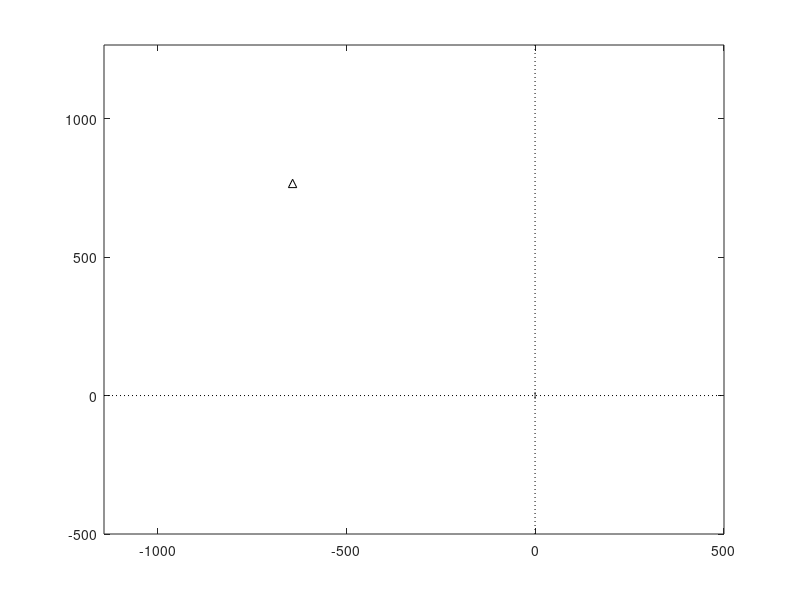

The MATLAB script that drew this image: (Note: this script raises an error after producing the figure.)
% =======================================================================
% project722    (includes scenario editor)
% =======================================================================
% Initialize ============================================================
clear
close all
clc
warning off 
% basic inputs ==========================================================

fc=2000;         % MHz  Carrier frequency
F=16;            % sampling rate: fraction of wave length
V=10;            %  m/s MS1 speed 
NFFT=1024;       % Number of points in FFT
Nsamples=200;    % Number of samples 
avPower=-20;     % sigma^2  Raverage power

% geometry inputs ========================================================

dBS=1000;     
angleBS=130;
BSx=dBS*cosd(angleBS) % location of transmitter (BS) x-coordinate
BSy=dBS*sind(angleBS)  % location of transmitter (BS) y-coordinate

% locations of point scatterers =========================================

fig=figure;
plot(BSx,BSy,'k^'), hold on

% indirect parameters ===================================================

lambdac=300/fc;    % m wavelength
Dx=lambdac/F;      % m sampling spacing 
ts=Dx/V;           % s time sampling interval
fs=1/ts;           % Hz sampling frequency
kc=2*pi/lambdac;   % propagation constant
fm=V/lambdac       % max Doppler shift
cc=3e8;            % speed of light
timeaxis=ts.*[0:Nsamples-1];

% ========================================================================
MS0=-V*timeaxis(end)/2;   % initial location of receiver (MS) x-coordinate

MSx=MS0+V.*timeaxis;    % MS route along x-axis
MSy=zeros(Nsamples,1)';  % MS route along x-axis (y=0)
plot(MSx,MSy,'k','LineWidth',5)

MINx=min(min(BSx,MSx))-500;
MAXx=max(max(BSx,MSx))+500;
MINy=min(min(BSy,MSy))-500;
MAXy=max(max(BSy,MSy))+500;
axis([MINx MAXx MINy MAXy])
plot([0 0],[MINy MAXy], 'k:')
plot([MINx MAXx],[0 0], 'k:')

%=========================================================================
% SCENARIO EDITOR 
% ========================================================================
% placing point-scatterers in propagation scenario.

[SCx,SCy] = getpts(fig);
NSC=length(SCx);
plot(SCx,SCy,'k+');

% =======================================================================
% calculate distance matrix 
% =======================================================================

distBSSC=sqrt((BSx-SCx).^2+(BSy-SCy).^2);

distBSSCext=repmat(distBSSC,1,Nsamples);

distSCMS=zeros(NSC,Nsamples);
for ii=1:Nsamples
    distSCMS(:,ii)=sqrt((SCx-MSx(ii)).^2+SCy.^2);
end

distBSSCMS=distBSSCext+distSCMS;

% ======================================================================

distBSMS1aux=sqrt((BSx-MSx).^2+(BSy-MSy).^2);   
distBSMS1=min(min(distBSMS1aux));               % Ref distance is min BSMS dist 

% level of scattered contributions

a=(distBSMS1./distBSSC(:)).*(1./distSCMS(:,1));
DeltaPower=avPower-10*log10(sum(a.^2));
deltaa=10.^(DeltaPower/20);             % to achieve reference power
a=deltaa*a;

% =====================================================================
% Define time-varying complex magnitudes of point scatterer contributions 
% amplitudes remain constant while phases change

aa=zeros(Nsamples,NSC);     % create variable 

for k1=1:Nsamples           % scan route points
    for k2=1:NSC            % scan scatterers
        aa(k1,k2)=a(k2)*exp(-j*kc*distBSSCMS(k2,k1));  % time-varying phase
    end
end
 
% ======================================================================

distBSSCMS1=distBSSCMS-distBSMS1;     % set a new refernece for delays wrt to 
DelaysNormalized=distBSSCMS1/cc;      % arrival of direct ray, here assumed 
                                      % to be totally blocked 

DelaysNormalized=round(DelaysNormalized*1e9);  % convert quantify delays to 1 ns
%figure,mesh(DelaysNormalized)
auxx=size(DelaysNormalized);

auxx2=max(max(DelaysNormalized))+1;    % to include 0 ns delay
DelayProfile=zeros(auxx(2),auxx2);     % Create delay profile with step of 1 ns

for jj=1:auxx(2)           % scan route locations
    for ii=1:auxx(1)       % scan scatterers
        indexx=DelaysNormalized(ii,jj)+1;               %<--------- ????
        DelayProfile(jj,indexx)=DelayProfile(jj,indexx)+aa(jj,ii);     
                                    % put in corresponding delay bin 
                                    % complex amplitude of delta
    end
end

axisdelayprofile=[0:auxx2-1];   % axis in ns
figure, hold
for ii=1:Nsamples
 stem(axisdelayprofile,abs(DelayProfile(ii,:)))  % accumulate deltas with time and delay on same plot
%  pause
end

% ======================================================================= 
% Parameters of ideal PDP

% PDP parameters: D, S 
%========================================================================
D=sum(abs(DelayProfile(1,:)).*axisdelayprofile)/sum(abs(DelayProfile(1,:)))  
% 1st route point
S=sqrt(sum(abs(DelayProfile(1,:)).*(axisdelayprofile-D).^2)/sum(abs(DelayProfile(1,:))))
%=======================================================================
% Simulate channel sounding
%=======================================================================
% build sounding pulse

SequenceLength=511;      % length of sounding sequence
tau_sampl_spacing=1;     % in ns
tau_chip=100;            % in ns   1/Chip rate of sounding sequence
SamplesInImpulse=round(tau_chip/tau_sampl_spacing);
tau_chip_mod=SamplesInImpulse*tau_sampl_spacing;
% SlopePulse=(SequenceLength+1)/(SamplesInImpulse+1);
SlopePulse=SequenceLength/(SamplesInImpulse+1);
% SoundImpulse=[0:SamplesInImpulse]*SlopePulse-1;
SoundImpulse=[0:SamplesInImpulse]*SlopePulse;
%SoundImpulseAux=[SamplesInImpulse-1:-1:0]*SlopePulse-1;
SoundImpulseAux=[SamplesInImpulse-1:-1:0]*SlopePulse;
SoundImpulse=[SoundImpulse SoundImpulseAux];

figure, plot([0:length(SoundImpulse)-1],SoundImpulse)

% Normilize sound impulse to unit energy
ESoundImpulse=sum(SoundImpulse.^2);
SoundImpulse=SoundImpulse/sqrt(ESoundImpulse);
figure, plot([0:length(SoundImpulse)-1],SoundImpulse)


figure,hold
pdp=[];
for ii=1:Nsamples,
    pdpaux=conv(SoundImpulse,DelayProfile(ii,:));
    auxx3=length(pdpaux);
    plot([0:auxx3-1]-tau_chip,abs(pdpaux)) 
    pdp=[pdp, pdpaux'];
    %pause
end

figure, plot([0:auxx3-1]-tau_chip,10*log10(abs(pdpaux)))

figure,surf(timeaxis, [0:auxx3-1]-tau_chip,abs(pdp))    
shading interp, colormap(jet) 
view(2)
figure,surf(timeaxis, [0:auxx3-1]-tau_chip,abs(pdp))    
shading interp, colormap(jet) 

figure,surf(timeaxis, [0:auxx3-1]-tau_chip,10*log10(abs(pdp)))
shading interp, colormap(jet) 
view(2)
figure,surf(timeaxis, [0:auxx3-1]-tau_chip,10*log10(abs(pdp)))
shading interp, colormap(jet) 

% =======================================================================
% Compute averaged power delay profile APDP from instantaneous PDP
% =======================================================================
apdp=sum(abs(pdp'));    % trapose pdp since sum operates row-wise
apdp=apdp/Nsamples;      % 

figure, plot([0:auxx3-1]-tau_chip,apdp)

figure, plot([0:auxx3-1]-tau_chip,10*log10(apdp))

% =======================================================================
% Compute parameters of APDP
% =======================================================================
D=sum(apdp.*[0:auxx3-1])/sum(apdp)
S=sqrt(sum(apdp.*([0:auxx3-1]-D).^2)/sum(apdp))
